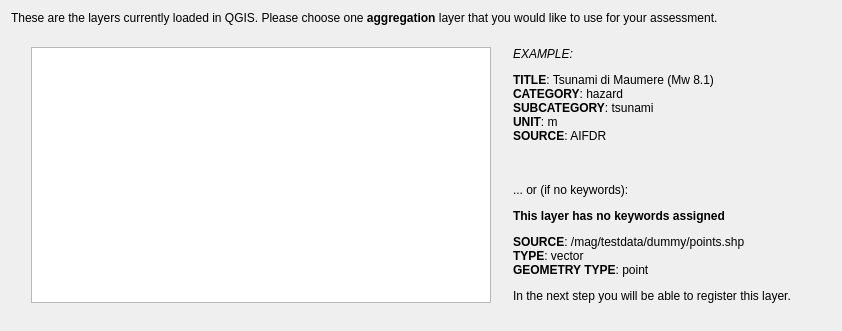
     <widget class="QWidget" name="pgF18AggLayerTOC">
      <layout class="QVBoxLayout" name="verticalLayout_22">
       <item>
        <widget class="QLabel" name="lblSelectAggregationLayer">
         <property name="styleSheet">
          <string notr="true"/>
         </property>
         <property name="text">
          <string>&lt;p&gt;These are the layers currently loaded in QGIS. Please choose one &lt;b&gt;aggregation&lt;/b&gt; layer that you would like to use for your assessment.&lt;/p&gt;</string>
         </property>
         <property name="alignment">
          <set>Qt::AlignLeading|Qt::AlignLeft|Qt::AlignTop</set>
         </property>
         <property name="wordWrap">
          <bool>true</bool>
         </property>
        </widget>
       </item>
       <item>
        <spacer name="verticalSpacer_44">
         <property name="orientation">
          <enum>Qt::Vertical</enum>
         </property>
         <property name="sizeType">
          <enum>QSizePolicy::Fixed</enum>
         </property>
         <property name="sizeHint" stdset="0">
          <size>
           <width>20</width>
           <height>16</height>
          </size>
         </property>
        </spacer>
       </item>
       <item>
        <layout class="QGridLayout" name="gridLayout_20">
         <item row="0" column="0">
          <spacer name="horizontalSpacer_48">
           <property name="orientation">
            <enum>Qt::Horizontal</enum>
           </property>
           <property name="sizeType">
            <enum>QSizePolicy::Fixed</enum>
           </property>
           <property name="sizeHint" stdset="0">
            <size>
             <width>20</width>
             <height>20</height>
            </size>
           </property>
          </spacer>
         </item>
         <item row="0" column="1">
          <widget class="QListWidget" name="lstCanvasAggLayers">
           <property name="enabled">
            <bool>true</bool>
           </property>
           <property name="sizePolicy">
            <sizepolicy hsizetype="Expanding" vsizetype="Expanding">
             <horstretch>0</horstretch>
             <verstretch>0</verstretch>
            </sizepolicy>
           </property>
           <property name="minimumSize">
            <size>
             <width>460</width>
             <height>100</height>
            </size>
           </property>
           <property name="maximumSize">
            <size>
             <width>460</width>
             <height>16777215</height>
            </size>
           </property>
          </widget>
         </item>
         <item row="0" column="2">
          <spacer name="horizontalSpacer_49">
           <property name="orientation">
            <enum>Qt::Horizontal</enum>
           </property>
           <property name="sizeType">
            <enum>QSizePolicy::Fixed</enum>
           </property>
           <property name="sizeHint" stdset="0">
            <size>
             <width>16</width>
             <height>20</height>
            </size>
           </property>
          </spacer>
         </item>
         <item row="0" column="3">
          <widget class="QLabel" name="lblDescribeCanvasAggLayer">
           <property name="text">
            <string>&lt;html&gt;&lt;head/&gt;&lt;body&gt;&lt;p&gt;&lt;i&gt;EXAMPLE:&lt;/i&gt;&lt;/p&gt;&lt;p&gt;&lt;span style=&quot; font-weight:600;&quot;&gt;TITLE&lt;/span&gt;: Tsunami di Maumere (Mw 8.1)&lt;br/&gt;&lt;span style=&quot; font-weight:600;&quot;&gt;CATEGORY&lt;/span&gt;: hazard&lt;br/&gt;&lt;span style=&quot; font-weight:600;&quot;&gt;SUBCATEGORY&lt;/span&gt;: tsunami&lt;br/&gt;&lt;span style=&quot; font-weight:600;&quot;&gt;UNIT&lt;/span&gt;: m&lt;br/&gt;&lt;span style=&quot; font-weight:600;&quot;&gt;SOURCE&lt;/span&gt;: AIFDR &lt;br/&gt;&lt;br/&gt;&lt;/p&gt;&lt;p&gt;... or (if no keywords):&lt;/p&gt;&lt;p&gt;&lt;span style=&quot; font-weight:600;&quot;&gt;This layer has no keywords assigned&lt;/span&gt;&lt;/p&gt;&lt;p&gt;&lt;span style=&quot; font-weight:600;&quot;&gt;SOURCE&lt;/span&gt;: /mag/testdata/dummy/points.shp&lt;br/&gt;&lt;span style=&quot; font-weight:600;&quot;&gt;TYPE&lt;/span&gt;: vector&lt;br/&gt;&lt;span style=&quot; font-weight:600;&quot;&gt;GEOMETRY TYPE&lt;/span&gt;: point&lt;/p&gt;&lt;p&gt;In the next step you will be able to register this layer.&lt;/p&gt;&lt;/body&gt;&lt;/html&gt;</string>
           </property>
           <property name="alignment">
            <set>Qt::AlignLeading|Qt::AlignLeft|Qt::AlignTop</set>
           </property>
           <property name="wordWrap">
            <bool>true</bool>
           </property>
          </widget>
         </item>
         <item row="0" column="4">
          <spacer name="horizontalSpacer_50">
           <property name="orientation">
            <enum>Qt::Horizontal</enum>
           </property>
           <property name="sizeType">
            <enum>QSizePolicy::Fixed</enum>
           </property>
           <property name="sizeHint" stdset="0">
            <size>
             <width>40</width>
             <height>20</height>
            </size>
           </property>
          </spacer>
         </item>
        </layout>
       </item>
       <item>
        <spacer name="verticalSpacer_47">
         <property name="orientation">
          <enum>Qt::Vertical</enum>
         </property>
         <property name="sizeType">
          <enum>QSizePolicy::Fixed</enum>
         </property>
         <property name="sizeHint" stdset="0">
          <size>
           <width>20</width>
           <height>17</height>
          </size>
         </property>
        </spacer>
       </item>
      </layout>
     </widget>
